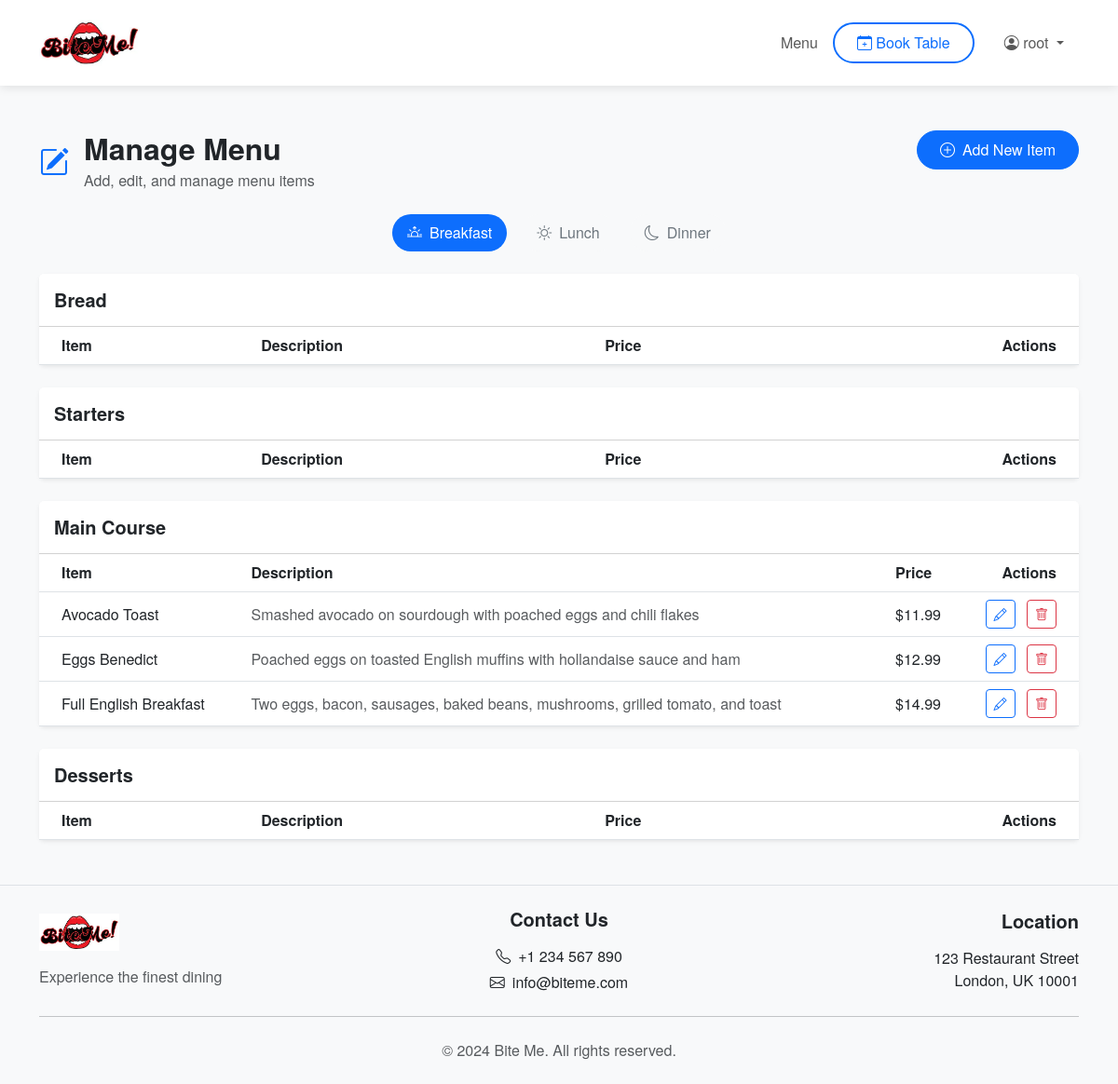
The page /menu/edit/ (signed in) on the database its author committed.
### menu/models.py (models this page shows, shortened)
class Category(models.Model):
    name = models.CharField(max_length=100)
    class Meta:
        verbose_name_plural = 'Categories'
    def __str__(self):
        return self.name

class MenuItem(models.Model):
    MEAL_TYPES = [
        ('breakfast', 'Breakfast'),
        ('lunch', 'Lunch'),
        ('dinner', 'Dinner')
    ]
    name = models.CharField(max_length=100)
    description = models.TextField()
    price = models.DecimalField(max_digits=6, decimal_places=2)
    category = models.ForeignKey(Category, related_name='items', on_delete=models.CASCADE)
    image = models.ImageField(upload_to='menu_items/', null=True, blank=True)
    meal_type = models.CharField(max_length=10, choices=MEAL_TYPES, default='lunch')
    class Meta:
        ordering = ['category', 'name']

### menu/views.py (the view)
# urls.py: path('edit/', menu_edit_view, name='menu_edit'),
@user_passes_test(is_staff_user)
def menu_edit_view(request):
    categories = Category.objects.all()
    items = MenuItem.objects.select_related('category').all()
    if request.method == 'POST':
        form = MenuItemForm(request.POST, request.FILES)
        if form.is_valid():
            form.save()
            messages.success(request, "Menu item added successfully.")
            return redirect('menu_edit')
        else:
            messages.error(request, "Error adding menu item. Please check the form.")
    else:
        form = MenuItemForm()
    context = {
        'form': form,
        'categories': categories,
        'items': items
    }
    return render(request, 'menu/menu_edit.html', context)

### menu/views.py (called while the page is built)
def is_staff_user(user):
    return user.is_staff or user.is_superuser

### menu/templates/menu/menu_edit.html (shortened to what this page needs)
{% extends 'booking/base.html' %}
{% load static %}
{% block content %}
<div class="container py-4">
    <div class="row mb-4">
        <div class="col-lg-8">
            <div class="d-flex align-items-center">
                <i class="bi bi-pencil-square fs-2 text-primary me-3"></i>
                <div>
                    <h2 class="mb-1">Manage Menu</h2>
                    <p class="text-muted mb-0">Add, edit, and manage menu items</p>
                </div>
            </div>
        </div>
        <div class="col-lg-4 text-lg-end">
            <button class="btn btn-primary" data-bs-toggle="modal" data-bs-target="#addItemModal">
                <i class="bi bi-plus-circle me-2"></i>Add New Item
            </button>
        </div>
    </div>
    <div class="row mb-4">
        <div class="col-12">
            <ul class="nav nav-pills justify-content-center gap-3" id="menuTabs" role="tablist">
                <li class="nav-item" role="presentation">
                    <button class="nav-link active" id="breakfast-tab" data-bs-toggle="pill"
                            data-bs-target="#breakfast" type="button" role="tab">
                        <i class="bi bi-sunrise me-2"></i>Breakfast
                    </button>
                </li>
                <li class="nav-item" role="presentation">
                    <button class="nav-link" id="lunch-tab" data-bs-toggle="pill"
                            data-bs-target="#lunch" type="button" role="tab">
                        <i class="bi bi-sun me-2"></i>Lunch
                    </button>
                </li>
                <li class="nav-item" role="presentation">
                    <button class="nav-link" id="dinner-tab" data-bs-toggle="pill"
                            data-bs-target="#dinner" type="button" role="tab">
                        <i class="bi bi-moon me-2"></i>Dinner
                    </button>
                </li>
            </ul>
        </div>
    </div>
    <div class="tab-content" id="menuTabContent">
        <div class="tab-pane fade show active" id="breakfast" role="tabpanel">
            {% for category in categories %}
                <div class="card border-0 shadow-sm mb-4">
                    <div class="card-header bg-white py-3">
                        <h5 class="mb-0">{{ category.name }}</h5>
                    </div>
                    <div class="card-body p-0">
                        <div class="table-responsive">
                            <table class="table table-hover align-middle mb-0">
                                <thead class="bg-light">
                                    <tr>
                                        <th class="ps-4">Item</th>
                                        <th>Description</th>
                                        <th>Price</th>
                                        <th class="text-end pe-4">Actions</th>
                                    </tr>
                                </thead>
                                <tbody>
                                    {% for item in category.items.all %}
                                        {% if item.meal_type == 'breakfast' %}
                                            <tr>
                                                <td class="ps-4">
                                                    <div class="d-flex align-items-center">
                                                        <span class="fw-medium">{{ item.name }}</span>
                                                    </div>
                                                </td>
                                                <td class="text-muted">{{ item.description|truncatechars:100 }}</td>
                                                <td>${{ item.price }}</td>
                                                <td class="text-end pe-4">
                                                    <button class="btn btn-sm btn-outline-primary me-2"
                                                            onclick="editItem('{{ item.id }}', '{{ item.name|escapejs }}', '{{ item.description|escapejs }}', '{{ item.price }}', '{{ item.category.id }}', '{{ item.meal_type }}')">
                                                        <i class="bi bi-pencil"></i>
                                                    </button>
                                                    <button class="btn btn-sm btn-outline-danger"
                                                            onclick="deleteItem('{{ item.id }}', '{{ item.name|escapejs }}')">
                                                        <i class="bi bi-trash"></i>
                                                    </button>
                                                </td>
                                            </tr>
                                        {% endif %}
                                    {% endfor %}
                                </tbody>
                            </table>
                        </div>
                    </div>
                </div>
            {% endfor %}
        </div>
    </div>
</div>
{% endblock %}

### booking/templates/booking/base.html (shortened to what this page needs)
{% load static %}
<!DOCTYPE html>
<html lang="en">
<head>
    <link rel="stylesheet" href="https://cdn.jsdelivr.net/npm/bootstrap@5.3.0/dist/css/bootstrap.min.css">
    <link rel="stylesheet" href="{% static 'css/style.css' %}">
    <link rel="stylesheet" href="https://cdn.jsdelivr.net/npm/bootstrap-icons@1.11.3/font/bootstrap-icons.min.css">
</head>
<body class="d-flex flex-column min-vh-100">
    <header class="header-main">
        <nav class="navbar navbar-expand-lg navbar-light">
            <div class="container">
                <a class="navbar-brand" href="{% url 'index' %}">
                    <img src="{% static 'img/logo.webp' %}" alt="Bite Me Logo" height="50">
                </a>
                <div class="collapse navbar-collapse justify-content-end" id="navbarNav">
                    <ul class="navbar-nav align-items-center">
                        <li class="nav-item">
                            <a class="nav-link" href="{% url 'menu' %}">Menu</a>
                        </li>
                        {% if user.is_authenticated %}
                            <li class="nav-item">
                                <a class="nav-link book-table-btn" href="{% url 'book' %}">
                                    <i class="bi bi-calendar-plus"></i> Book Table
                                </a>
                            </li>
                            <li class="nav-item dropdown">
                                <a class="nav-link dropdown-toggle" href="#" id="navbarDropdown" role="button"
                                   data-bs-toggle="dropdown" aria-expanded="false">
                                    <i class="bi bi-person-circle"></i> {{ user.username }}
                                </a>
                            </li>
                        {% endif %}
                    </ul>
                </div>
            </div>
        </nav>
    </header>
    <main class="flex-grow-1">
        {% block content %}{% endblock %}
    </main>
    <footer class="footer mt-auto py-4 bg-light">
        <div class="container">
            <div class="row g-4 align-items-center">
                <div class="col-md-4 text-center text-md-start">
                    <img src="{% static 'img/logo.webp' %}" alt="Bite Me Logo" height="40" class="mb-3">
                    <p class="text-muted mb-0">Experience the finest dining</p>
                </div>
                <div class="col-md-4 text-center">
                    <h5 class="mb-3">Contact Us</h5>
                    <p class="mb-1"><i class="bi bi-telephone me-2"></i>+1 234 567 890</p>
                    <p class="mb-0"><i class="bi bi-envelope me-2"></i>info@biteme.com</p>
                </div>
                <div class="col-md-4 text-center text-md-end">
                    <h5 class="mb-3">Location</h5>
                    <p class="mb-0">123 Restaurant Street</p>
                    <p class="mb-0">London, UK 10001</p>
                </div>
            </div>
            <hr class="my-4">
            <div class="text-center">
                <p class="text-muted mb-0">&copy; {% now "Y" %} Bite Me. All rights reserved.</p>
            </div>
        </div>
    </footer>
</body>
</html>

### booking/static/css/style.css (style rules this page uses)
body { font-family: 'Helvetica Neue', Helvetica, Arial, sans-serif; background-color: #f8f9fa; }
h2, h3, h4, h5, h6 { font-weight: 600; }
.navbar-brand img { margin-right: 10px; }
.card { transition: transform 0.2s ease-in-out; }

### menu/templates/menu/menu_edit.html (style rules this page uses)
.nav-pills .nav-link { color: #6c757d; background-color: #f8f9fa; border-radius: 50px; padding: 0.75rem 1.5rem; transition: all 0.3s ease; }
.nav-pills .nav-link.active { background-color: #0d6efd; color: white; }

### booking/templates/booking/base.html (style rules this page uses)
.header-main { background-color: #fff; box-shadow: 0 2px 10px rgba(0,0,0,0.1); position: relative; z-index: 1000; }
.navbar { padding-top: 1rem; padding-bottom: 1rem; }
.navbar-brand { font-weight: 700; }
.nav-link { font-weight: 500; padding: 0.5rem 1rem !important; transition: color 0.3s ease; }
.book-table-btn { color: #0d6efd !important; border: 2px solid #0d6efd; border-radius: 50px; padding: 0.5rem 1.5rem !important; margin-right: 1rem; transition: all 0.3s ease; }
.btn-primary { border-radius: 50px; padding: 0.5rem 1.5rem; }
.footer { background-color: #f8f9fa; border-top: 1px solid #dee2e6; }

### rows shown on the page
Category: name "Bread"
Category: name "Starters"
Category: name "Main Course"
MenuItem: name "Avocado Toast", description "Smashed avocado on sourdough with poached eggs and chili flakes", price "11.99"
MenuItem: name "Eggs Benedict", description "Poached eggs on toasted English muffins with hollandaise sauce and ham", price "12.99"
MenuItem: name "Full English Breakfast", description "Two eggs, bacon, sausages, baked beans, mushrooms, grilled tomato, and toast", price "14.99"
Category: name "Desserts"

### other values the page prints
{{ user.username }} "root"
